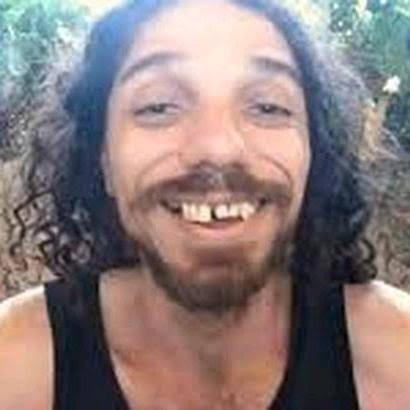
#> input picture ottq2x812v7b1.jpg, 410 x 410 px, given in place of the camera
$ python reconhecimento-de-cores.py
#> lines starting #> are read from the running program, lines starting #| are printed output that depends on the picture; after the words box and inside, x2 and y2 are one past the last pixel; in counts of white or black regions, pixels touching at a corner belong together
import cv2
import numpy as np

cap = cv2.VideoCapture(0)

# Faixas de vermelho (o vermelho fica nas duas pontas da escala H)
lower_red1 = np.array([0, 100, 70])
upper_red1 = np.array([10, 255, 255])
lower_red2 = np.array([170, 100, 70])
upper_red2 = np.array([180, 255, 255])

# Faixa de azul
lower_blue = np.array([90, 50, 50])
upper_blue = np.array([130, 255, 255])

while True:
    ret, frame = cap.read()
#> frame is the input picture: shape (410, 410, 3); mean B, G, R 124, 124.5, 139.5
    if not ret:
        break

    hsv = cv2.cvtColor(frame, cv2.COLOR_BGR2HSV)
#> hsv: shape (410, 410, 3); mean H, S, V 59.5, 66.9, 150.1

    # Máscara vermelha: junta as duas faixas
    mask_red1 = cv2.inRange(hsv, lower_red1, upper_red1)
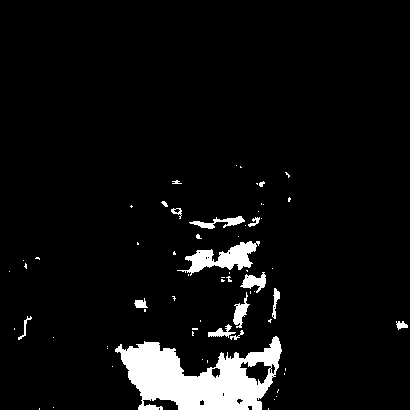
#> mask_red1: shape (410, 410); 5.9% white; 65 white regions (49 under 20 px), largest, box (x1, y1, x2, y2) and area: (115, 336, 282, 410) 6955, (177, 241, 260, 276) 1182, (189, 216, 245, 229) 287
    mask_red2 = cv2.inRange(hsv, lower_red2, upper_red2)
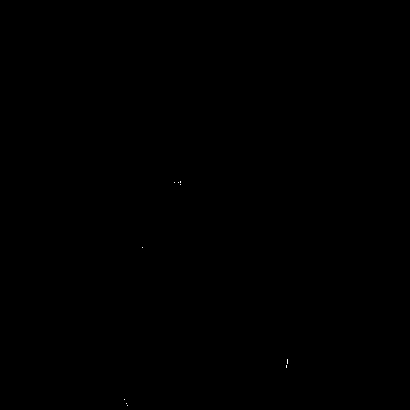
#> mask_red2: shape (410, 410); 0.01% white in thin lines or dots, all inside (x1, y1, x2, y2) = (124, 181, 288, 406)
    mask_red = cv2.bitwise_or(mask_red1, mask_red2)

    # Máscara azul
    mask_blue = cv2.inRange(hsv, lower_blue, upper_blue)
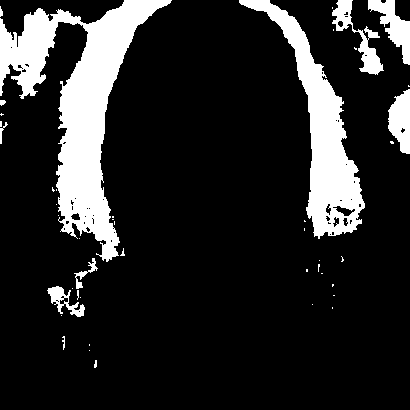
#> mask_blue: shape (410, 410); 15.6% white; 45 white regions (34 under 20 px), largest, box (x1, y1, x2, y2) and area: (0, 0, 172, 262) 14354, (239, 0, 365, 239) 7780, (368, 0, 410, 65) 1117

    # Aplica cada máscara no frame original
    result_red = cv2.bitwise_and(frame, frame, mask=mask_red)
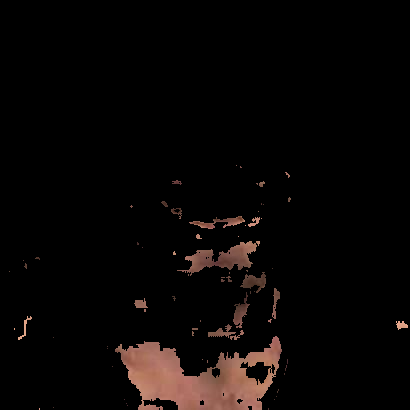
#> result_red: shape (410, 410, 3); mean B, G, R 5.3, 6.2, 9.3
    result_blue = cv2.bitwise_and(frame, frame, mask=mask_blue)
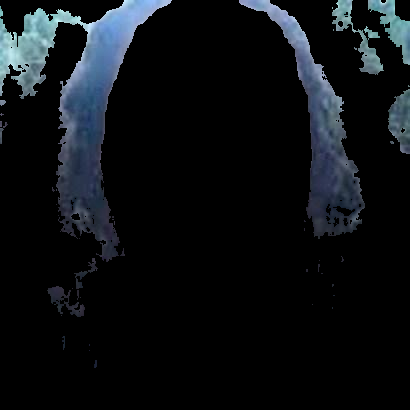
#> result_blue: shape (410, 410, 3); mean B, G, R 19.8, 16.5, 13.2

    cv2.imshow("Vermelho", result_red)
    # mascara vermelha
    cv2.imshow("Vermelho-mascara", mask_red)

    cv2.imshow("Azul", result_blue)
    # mascara azul
    cv2.imshow("Azul-mascara", mask_blue)

    if cv2.waitKey(1) == ord("q"):
#> (key q is pressed here)
        break

cap.release()
cv2.destroyAllWindows()
